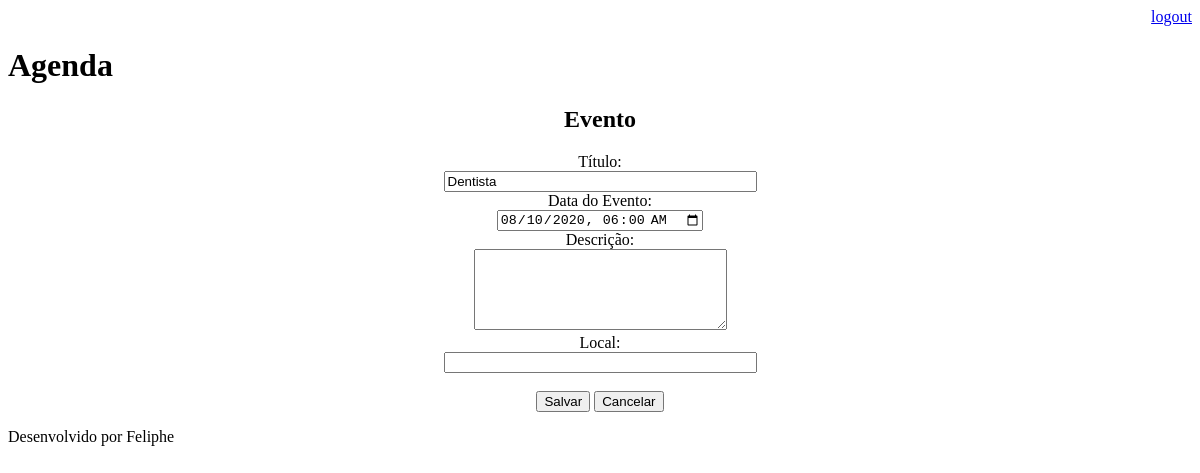
The app's page /agenda/evento/?id=1 (signed in), older data.
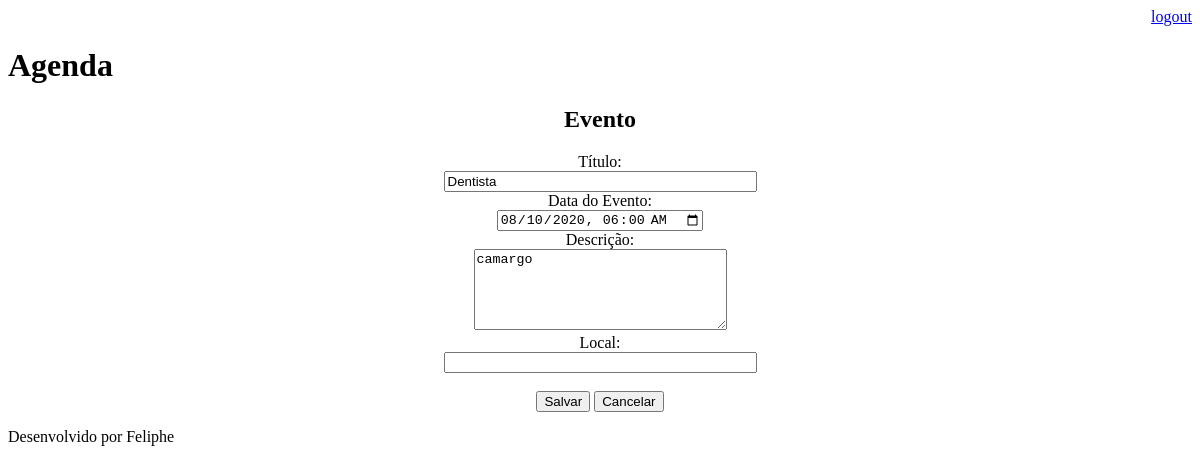
The same page, newer data.
### core/models.py (models this page shows, shortened)
class Evento(models.Model):
    titulo = models.CharField(max_length= 100)
    descricao = models.TextField(blank = True, null = True)
    data_evento = models.DateTimeField(verbose_name='Data do Evento')
    data_criacao = models.DateTimeField(auto_now = True)
    usuario = models.ForeignKey(User, on_delete= models.CASCADE)
    local_evento = models.CharField(max_length= 100,blank = True, null = True)
    class Meta:
        db_table = 'evento'
    def get_data_input_evento(self):
        return self.data_evento.strftime('%Y-%m-%dT%H:%M')

### core/views.py (the view)
# urls.py: path('agenda/evento/',views.evento),
@login_required(login_url = '/login/')
def evento(request):
    id_evento = request.GET.get('id')
    dados = {}
    if id_evento:
        dados['evento'] = Evento.objects.get(id=id_evento)
    return render(request, 'evento.html', dados)

### templates/evento.html (shortened to what this page needs)
{% extends "model-page.html" %}
{% block content %}
    <div align="center">
        <h2>Evento</h2>
        <form action="submit" method="POST">{% csrf_token %}
            <label>Título:</label>
            <br>
            <input type="text" name="titulo" size="36" value="{{ evento.titulo}}">
            <br>
            <label>Data do Evento:</label>
            <br>
            <input type="datetime-local" name="data_evento" value="{{ evento.get_data_input_evento }}">
            <br>
            <label>Descrição:</label>
            <br>
            <textarea name="descricao" rows="5" cols="29">{{ evento.descricao }}</textarea>
            <br>
            <label>Local:</label>
            <br>
            <input type="text" name="local_evento" size="36">
            <br><br>
            <button type="submit">Salvar</button>
            <a href="/">
                <button type="button">Cancelar</button>
            </a>
        </form>
    </div>
{% endblock %}

Row changes from the older to the newer data that the page shows:
changed Evento "Dentista": descricao (not shown) → "camargo"
